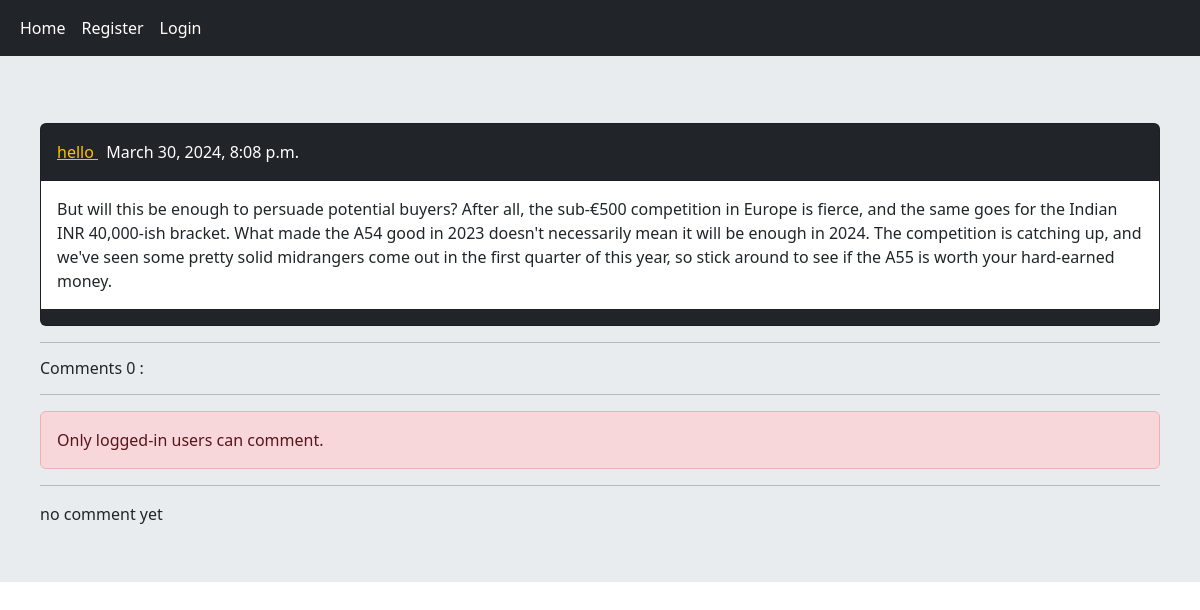
Page /post/5/but-will-this-be-enough-to-persuade-potential-buye on the committed database.
### home/models.py (models this page shows, shortened)
class Post(models.Model):
    user = models.ForeignKey(User,on_delete=models.CASCADE,related_name='posts')
    body = models.TextField()
    slug = models.SlugField()
    created = models.DateTimeField(auto_now_add=True)
    updated = models.DateTimeField(auto_now=True)
    class Meta():
        ordering = ['-updated']

### home/views.py (the view, shortened to what this page needs)
# urls.py: path('post/<int:post_id>/<slug:post_slug>',views.PostDetailView.as_view(),name='post_detail'),
class PostDetailView(View) :
    form_class = CommentCreateForm
    form_class_reply = CommentReplyForm
    def setup(self, request, *args, **kwargs):
        self.post_instance = get_object_or_404(Post,pk=kwargs['post_id'],slug=kwargs['post_slug'])
        return super().setup(request,*args,**kwargs)
    def get(self,request,*args,**kwargs):
        comments = self.post_instance.pcomments.filter(is_reply=False)
        return render(request,'home/detail.html',{'post':self.post_instance,'comments':comments ,'form': self.form_class,'reply_form':self.form_class_reply})

### home/templates/home/detail.html (shortened to what this page needs)
{% extends 'base.html' %}
{% block content %}
    <h6> &nbsp </h6>
    <div class="card bg-dark text-dark " >
        <p class="card-header bg-dark text-white p-3 "> <a class="link-warning" href="{% url 'account:user_profile' post.user.id %}" > {{ post.user.username }} </a> &nbsp {{ post.updated}} </p>
        <p class="card-body bg-white ">  {{ post.body }} </p>
    </div>
    <hr/>
        <h6> Comments {{ comments.count }} : </h6>
    <hr/>
        {% if request.user.is_authenticated %}
            <form action="" method="post" >
                {% csrf_token %}
                {{ form.as_p }}
                <input type="submit" value="send"  >
            </form>
        {% else %}
            <p class="alert alert-danger" > Only logged-in users can comment. </p>
        {% endif %}
     <hr/>
    {% for comment in comments %}
        <div class="card bg-secondary text-dark ms-3 me-3 mb-2 " >
            <p class="card-header bg-dark text-white "> <a class="link-info" href="{% url 'account:user_profile' comment.user.id %}" > {{ comment.user }} </a> &nbsp {{ comment.created|timesince}} </p>
            <p class="card-body bg-white text-dark " > {{ comment.body }} </p>
            {% if request.user.is_authenticated %}
        </div>
                <form class="text-white bg-secondary ms-5 me-5 mb-1 ps-2 pe-2 bt-2 pb-1"  action="{% url 'home:add_reply' post.id comment.id %}" method="post" >
                    {% csrf_token %}
                    {{ reply_form.as_p }}
                    <input type="submit" value="send" >
                </form>
            {% endif %}
        {% with replies=comment.rcomments.all %}
            {% for reply in replies %}
                <div class="card bg-secondary text-dark ms-5 me-5 mb-1 " >
                    <p class="card-header bg-dark text-white "> <a class="link-info" href="{% url 'account:user_profile' reply.user.id %}" > {{ reply.user }} </a> &nbsp {{ reply.created|timesince}} </p>
                    <p class="card-body bg-white text-dark " > {{ reply.body }}  </p>
                </div>
            {% endfor %}
        {% endwith %}
    {% empty %}
        <p> no comment yet </p>
    {% endfor %}
{% endblock %}

### rows in the picture
Post: user.username "hello", updated "March 30, 2024, 8:08 p.m.", body "But will this be enough to persuade potential buyers? After all, the sub-€500 competition in Europe is fierce, and the same goes for the Indian INR 40,000-ish bracket. What made the A54 good in 2023 doesn't necessarily mean it will be enough in 2024. The competition is catching up, and we've seen some pretty solid midrangers come out in the first quarter of this year, so stick around to see if the A55 is worth your hard-earned money."

### other values in the picture
{{ comments.count }} "0"
